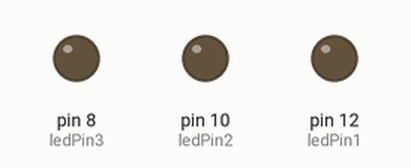
This sketch was run on a simulated Arduino Uno, built with avr-gcc and run on an emulated ATmega328P. On the bench: output pins drawn as LEDs (lit = HIGH).

Above: at 0.05 s.
Timing chart, 0 to 3.0 s (numbered marks = the images above):
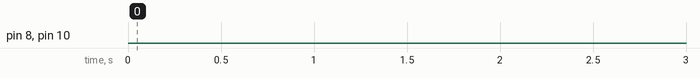

The sketch:

3pinmed.ino
```cpp
#include <time.h>
#include <TimeLib.h>

int ledPin1 = 12;
int ledPin2 = 10;
int ledPin3 = 8;
int blinkTime = 500;
int input_minutes = 1;
// unsigned long range is from 0 to 4,294,967,295 ms or about 1193 hours, 60000 ms = 1 min
unsigned long input_time = input_minutes * 60000;

void setup() {
  // put your setup code here, to run once
  pinMode(ledPin1, OUTPUT);
  pinMode(ledPin2, OUTPUT);
  pinMode(ledPin3, OUTPUT);

  delay(input_time);
  blinkyBlinky3(5, blinkTime);
  delay(input_time);
  blinkyBlinky2(5, blinkTime);
  delay(input_time);
  blinkyBlinky1(5, blinkTime);

}

void loop() {
  //
}

void blinkyBlinky3(int repeats, int time)
{
  for (int i = 0; i < repeats; i++)
  {
    digitalWrite(ledPin3, HIGH);
    delay(time);
    digitalWrite(ledPin3, LOW);
    delay(time);
  }
}

void blinkyBlinky2(int repeats, int time)
{
  for(int j = 0; j < repeats; j++) {
    digitalWrite(ledPin2, HIGH);
    delay(time);
    digitalWrite(ledPin2, LOW);
    delay(time);
  }
}

void blinkyBlinky1(int repeats, int time)
{
  for(int k = 0; k < repeats; k++) {
    digitalWrite(ledPin1, HIGH);
    delay(time);
    digitalWrite(ledPin1, LOW);
    delay(time);
  }

}
```

Measured:
- by itself, pin 8 (ledPin3): LOW → HIGH at 60.0 s, → LOW 0.50 s later, → HIGH 0.50 s later, → LOW 0.50 s later, … (10 changes in this stretch)
- by itself, pin 10 (ledPin2): LOW → HIGH at 125 s, → LOW 0.50 s later, → HIGH 0.50 s later, → LOW 0.50 s later, … (10 changes in this stretch)
